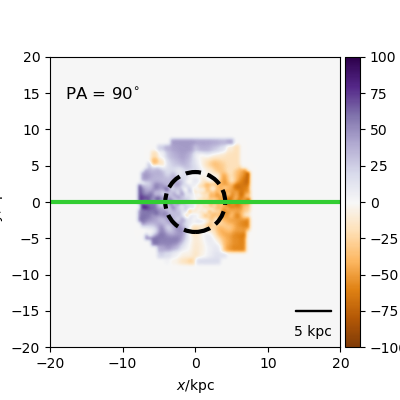

The script that saved this image:
#galaxy 310 Ray's stellar velocity code
import pynbody
import numpy as np
import pynbody.plot.sph as sph
import matplotlib.pyplot as plt
from pynbody_velmaps.scripts.plot_manga_velmaps import *
from pynbody_velmaps.position_angles import *

filename='/mnt/data0/jillian/gguaman/r310/cosmo25p.768sg1bwK1BHe75.007779'
#filename = '/mnt/data0/jillian/gguaman/r310/r310.007779.tipsy'
redshift=0.01
image_width=40

stellar_map, stellar_pa, ax = plot_manga_map(filename, redshift, "star", weights="mass", image_width=image_width, orientation="sideon", cmap='PuOr', vmin=-100, vmax=100)

#plt.show()
plt.savefig("galaxy310_StelVelR.png")
